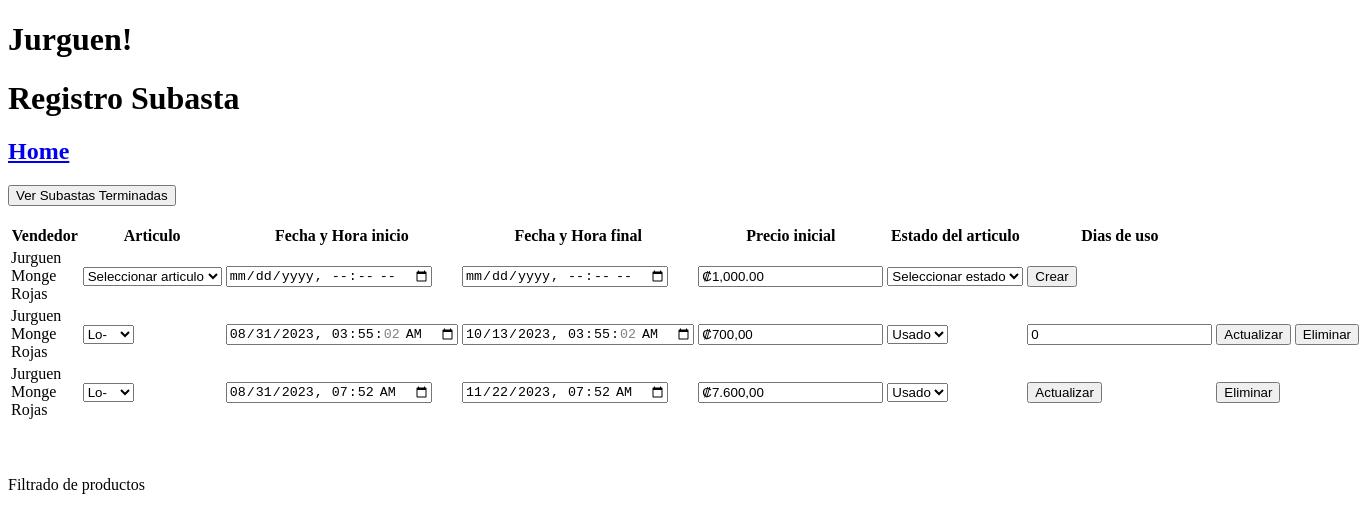
Screenshot of /view/subastaView.php (signed in) with the database file from the repository.
### tables this page shows
CREATE TABLE `tbsubasta` (
  `tbsubastaid` int(11) NOT NULL,
  `tbsubastafechahorainicio` datetime NOT NULL,
  `tbsubastafechahorafinal` datetime NOT NULL,
  `tbsubastaprecio` int(11) NOT NULL,
  `tbsubastaestadoarticulo` varchar(50) NOT NULL,
  `tbsubastaarticulodiasuso` int(11) NOT NULL,
  `tbsubastaactivo` tinyint(4) NOT NULL,
  `tbarticuloid` int(11) NOT NULL,
  `tbclienteid` int(11) NOT NULL
);

### data/subastaData.php (called while the page is built, shortened)
<?php
include '../domain/subasta.php';
class SubastaData extends Data
{
    public function getTBSubastaByClienteId($clienteId)
    {
        $conn = mysqli_connect($this->server, $this->user, $this->password, $this->db);
        $conn->set_charset('utf8');
        $querySelect = "SELECT * FROM tbsubasta WHERE tbclienteid = ? AND tbsubastaactivo = 1";
        $stmt = $conn->prepare($querySelect);
        $stmt->bind_param("i", $clienteId);
        $stmt->execute();
        $result = $stmt->get_result();
        $array = array();
        while ($row = $result->fetch_assoc()) {
            $currentSubasta = new Subasta(
                $row['tbsubastaid'],
                $row['tbsubastafechahorainicio'],
                $row['tbsubastafechahorafinal'],
                $row['tbsubastaprecio'],
                $row['tbsubastaestadoarticulo'],
                $row['tbsubastaarticulodiasuso'],
                $row['tbsubastaactivo'],
                $row['tbarticuloid'],
                $row['tbclienteid']
            );
            array_push($array, $currentSubasta);
        }
        return $array;
    }
}

### business/subastaBusiness.php (called while the page is built, shortened)
<?php
include '../data/subastaData.php';
class SubastaBusiness {
    private $subastaData;
    function __construct()
    {
        $this->subastaData = new SubastaData();
    }
    public function getTBSubastaByClienteId($articuloId){
        return $this->subastaData->getTBSubastaByClienteId($articuloId);
    }
}

### data/articuloData.php (called while the page is built, shortened)
<?php
include '../domain/articulo.php';
class ArticuloData extends Data
{
    public function getAllTBArticulo()
    {
        $conn = mysqli_connect($this->server, $this->user, $this->password, $this->db);
        $conn->set_charset('utf8');
        $querySelect = "SELECT * FROM tbarticulo WHERE tbarticuloactivo = 1;";
        $result = mysqli_query($conn, $querySelect);
        $array = array();
        while ($row = mysqli_fetch_array($result)) {
            $currentArticulo = new Articulo(
                $row['tbarticuloid'],
                $row['tbarticulonombre'],
                $row['tbarticulomarca'],
                $row['tbarticulomodelo'],
                $row['tbarticuloserie'],
                $row['tbarticuloactivo'],
                $row['tbsubcategoriaid'],
                $row['tbclienteid'],
                $row['tbarticulofoto'],
                $row['tbarticulofoto2']
            );
            array_push($array, $currentArticulo);
        }
        return $array;
    }
}

### business/articuloBusiness.php (called while the page is built, shortened)
<?php
include '../data/articuloData.php';
class ArticuloBusiness{
    private $articuloData;
    function __construct(){
        $this->articuloData = new ArticuloData();
    }
    public function getAllTBArticulo(){
        return $this->articuloData->getAllTBArticulo();
    }
}

### domain/articulo.php (called while the page is built, shortened)
<?php
class Articulo{
    private $articuloId;
    private $articuloMarca;
    private $clienteId;
    function __construct($articuloId, $articuloNombre, $articuloMarca, $articuloModelo, $articuloSerie, $articuloActivo, $articuloSubCategoriaId, $clienteId, $articuloFoto, $articuloFoto2)
    {
        $this->articuloId = $articuloId;
        $this->articuloMarca = $articuloMarca;
        $this->clienteId = $clienteId;
    }
    function getArticuloId(){
        return $this->articuloId;
    }
    function getArticuloMarca(){
        return $this->articuloMarca;
    }
    function getClienteId(){
        return $this->clienteId;
    }
}
?>

### domain/subasta.php (called while the page is built, shortened)
<?php
class Subasta{
    private $subastaFechaHoraInicio;
    private $subastaFechaHoraFinal;
    private $subastaPrecioInicial;
    private $subastaEstadoArticulo;
    private $subastaDiasUsoArticulo;
    private $subastaArticuloId;
    function __construct($subastaId, $subastaFechaHoraInicio, $subastaFechaHoraFinal, $subastaPrecioInicial, $subastaEstadoArticulo, $subastaDiasUsoArticulo, $subastaActivo, $subastaArticuloId, $subastaVendedorId)
    {
        $this->subastaFechaHoraInicio = $subastaFechaHoraInicio;
        $this->subastaFechaHoraFinal = $subastaFechaHoraFinal;
        $this->subastaPrecioInicial = $subastaPrecioInicial;
        $this->subastaEstadoArticulo = $subastaEstadoArticulo;
        $this->subastaDiasUsoArticulo = $subastaDiasUsoArticulo;
        $this->subastaArticuloId = $subastaArticuloId;
    }
    public function getSubastaFechaHoraInicio()
    {
        return $this->subastaFechaHoraInicio;
    }
    public function getSubastaFechaHoraFinal()
    {
        return $this->subastaFechaHoraFinal;
    }
    public function getSubastaPrecioInicial()
    {
        return $this->subastaPrecioInicial;
    }
    public function getSubastaArticuloId()
    {
        return $this->subastaArticuloId;
    }
    public function getSubastaEstadoArticulo()
    {
        return $this->subastaEstadoArticulo;
    }
    public function getSubastaDiasUsoArticulo()
    {
        return $this->subastaDiasUsoArticulo;
    }
}
?>

### view/subastaView.php (the view, shortened to what this page needs)
<!DOCTYPE html>
<html lang="en">
<head>
    <link rel="stylesheet" href="https://cdnjs.cloudflare.com/ajax/libs/toastr.js/latest/css/toastr.min.css">
    <?php
    include '../business/articuloBusiness.php';
    include '../business/subastaBusiness.php';
    include '../business/clienteBusiness.php';
    $articuloBusiness = new ArticuloBusiness();
    $getAllArticulos = $articuloBusiness->getAllTBArticulo();
    if (isset($_SESSION['nombre'])) {
        $clienteId = $_SESSION['id'];
        $clienteNombre = $_SESSION['nombre'];
        $clientePrimerApellido = $_SESSION['apellido1'];
        $clienteSegundoApellido = $_SESSION['apellido2'];
        $clienteNombreCompleto = $clienteNombre . ' ' . $clientePrimerApellido . ' ' . $clienteSegundoApellido;
    } else {
        echo "No has iniciado sesión";
    }
    ?>
</head>
<body>
    <header>
        <h1><?php echo "$clienteNombre!" ?></h1>
        <h1>Registro Subasta</h1>
        <h2><a href="inicioView.php">Home</a></h2>
    </header>
    <button type="button" id="verHistorialBtn">Ver Subastas Terminadas</button>
    <br><br>
    <section>
        <table>
            <tr>
                <th>Vendedor</th>
                <th>Articulo</th>
                <th>Fecha y Hora inicio</th>
                <th>Fecha y Hora final</th>
                <th>Precio inicial</th>
                <th>Estado del articulo</th>
                <th>Dias de uso</th>
            </tr>
            <?php
            $precioInicial = 1000;
            $precioInicialFormateado = '₡' . number_format($precioInicial, 2, '.', ',');
            ?>
            <form method="post" enctype="multipart/form-data" action="../business/subastaAction.php">
                <td>
                    <span><?php echo $clienteNombreCompleto; ?></span>
                </td>
                <td>
                    <select name="subastaArticuloView" id="subastaArticuloView">
                        <option value="">Seleccionar articulo</option>
                    </select>
                </td>
                <td>
                    <input required type="datetime-local" name="subastaFechaHoraInicioView" id="subastaFechaHoraInicioView" />
                </td>
                <td>
                    <input required type="datetime-local" name="subastaFechaHoraFinalView" id="subastaFechaHoraFinalView" />
                </td>
                <td>
                    <input required type="text" name="subastaPrecioInicialView" id="subastaPrecioInicialView" value="<?php echo $precioInicialFormateado; ?>" />
                </td>
                <td>
                    <select name="subastaEstadoArticuloView" id="subastaEstadoArticuloView">
                        <option value="">Seleccionar estado</option>
                    </select>
                </td>
                <td>
                    <input type="submit" value="Crear" name="create" id="create" />
                </td>
            </form>
            <?php
            $subastaBusiness = new SubastaBusiness();
            $obtenerClienteById = $subastaBusiness->getTBSubastaByClienteId($clienteId);
            foreach ($obtenerClienteById as $actualSubasta) {
                $precioInicial = $actualSubasta->getSubastaPrecioInicial();
                $precioSinSimboloComas = str_replace(['₡', ','], '', $precioInicial);
                $precioComoFloat = (float)($precioSinSimboloComas / 100);
                $precioFormateado = '₡' . number_format($precioComoFloat, 2, ',', '.');
                echo '<form method="post" enctype="multipart/form-data" action="../business/subastaAction.php">';
                echo '<tr>';
                echo '<td><input type="hidden" name="vendedorIdView" id="vendedorIdView" value="' . $clienteId . '" readonly>
                        <span>' . $clienteNombreCompleto . '</span>
                        </td>';
                echo '<td>  <select name="subastaArticuloView" id="subastaArticuloView">';
                foreach ($getAllArticulos as $articulo) {
                    if ($articulo->getClienteId() == $clienteId) {
                        if ($actualSubasta->getSubastaArticuloId() == $articulo->getArticuloId()) {
                            echo "<option selected value='" . $articulo->getArticuloId() . "'>" . $articulo->getArticuloMarca() . '-' . $articulo->getArticuloModelo() . "</option>";
                        } else {
                            echo "<option value='" . $articulo->getArticuloId() . "'>" . $articulo->getArticuloMarca() . '-' . $articulo->getArticuloModelo() . "</option>";
                        }
                    }
                }
                echo ' </select></td>';
                echo '<td><input type="datetime-local" name="subastaFechaHoraInicioView" id="subastaFechaHoraInicioView" value="' . $actualSubasta->getSubastaFechaHoraInicio() . '"/></td>';
                echo '<td><input type="datetime-local" name="subastaFechaHoraFinalView" id="subastaFechaHoraFinalView" value="' . $actualSubasta->getSubastaFechaHoraFinal() . '"/></td>';
                echo '<td><input type="text" name="subastaPrecioInicialView" id="subastaPrecioInicialView" value="' . $precioFormateado . '"/></td>';
                echo '<td>  <select name="subastaEstadoArticuloView" id="subastaEstadoArticuloView">';
                if ($actualSubasta->getSubastaEstadoArticulo() == 'Nuevo') {
                    echo "<option value='Nuevo'>Nuevo</option>";
                    echo "<option value='Usado'>Usado</option>";
                } else {
                    echo "<option value='Usado'>Usado</option>";
                }
                echo '</select></td>';
                if ($actualSubasta->getSubastaEstadoArticulo() == 'Usado') {
                    echo '<td><input type="number" name="mesesDeUso" id="mesesDeUso" value="' . $actualSubasta->getSubastaDiasUsoArticulo() . '"/></td>';
                }
                echo '<td><input type="submit" value="Actualizar" name="update" id="update"/></td>';
                echo '<td><input type="submit" value="Eliminar" name="delete" id="delete"/></td>';
                echo '</tr>';
                echo '</form>';
            }
            ?>
        </table>
    </section>
    <br><br><br>
    <div id="resultado">
        Filtrado de productos
    </div>
</body>
</html>

### rows the page displays
tbsubasta: subastaFechaHoraInicioView "08/31/2023 03:55:02", subastaFechaHoraFinalView "10/13/2023 03:55:02", subastaPrecioInicialView "₡700,00", subastaEstadoArticuloView "Usado", mesesDeUso "0"
tbsubasta: subastaFechaHoraInicioView "08/31/2023 07:52", subastaFechaHoraFinalView "11/22/2023 07:52", subastaPrecioInicialView "₡7.600,00", subastaEstadoArticuloView "Usado"

### other values shown
$clienteNombre "Jurguen"
$clienteNombreCompleto "Jurguen Monge Rojas"
form field subastaArticuloView "Lo-"
